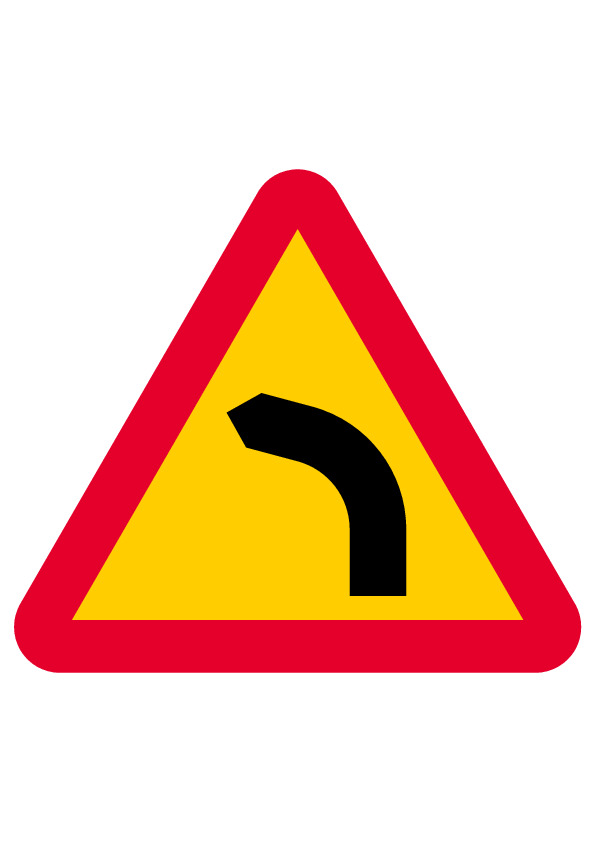
#> input picture src/perception/scripts/dd2419_traffic_sign_pdfs/dangerous_left.jpg, 595 x 842 px; its folder holds 4 pictures in this run
$ python precompute_canonical_features.py
#> lines starting #> are read from the running program, lines starting #| are printed output that depends on the picture
import os
import pickle
import cv2 as cv
import matplotlib.pyplot as plt

SCALING_FACTOR = 0.3333
DRONE_IMAGE_RATIO = (640, 480)
MY_PATH = os.path.abspath(os.path.dirname(__file__))

def image_preprocessing(img_path):
    img = cv.imread(img_path)
#> img is the input picture: shape (842, 595, 3); mean B, G, R 175.5, 198.5, 243.1
    img = cv.cvtColor(img, cv.COLOR_BGR2GRAY)
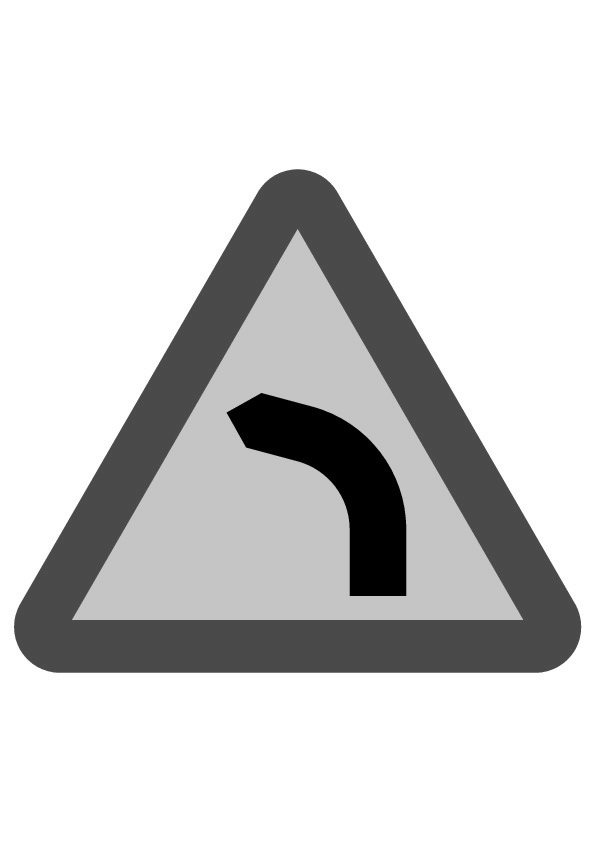
#> img: shape (842, 595); min 0, max 255, mean 209.3

    # Resizeing images
    dsize = (int(round(DRONE_IMAGE_RATIO[0] * SCALING_FACTOR)), int(round(DRONE_IMAGE_RATIO[1] * SCALING_FACTOR)))
    img = cv.resize(img, dsize, interpolation=cv.INTER_AREA)
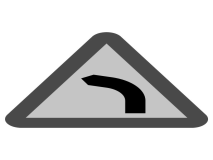
#> img: shape (160, 213); min 0, max 255, mean 209.3

    # Filename
    label = img_path.split('/')[-1][:-4]

    return label, img

def feature_detection(img):
    # ---------- SIFT ----------
    # Initiate SIFT detector
    sift = cv.xfeatures2d.SIFT_create()

    # find the keypoints and descriptors with SIFT
    kp_sift, des_sift = sift.detectAndCompute(img, None)
    sift_data = [(p.pt, p.size, p.angle, p.response, p.octave,
                  p.class_id, d) for p, d in zip(kp_sift, des_sift)]

    # ---------- ORB ----------
    # Initiate ORB detector
    orb = cv.ORB_create() # 500, 1.2, 8, 31, 0, 2

    # find the keypoints and descriptors with SIFT
    kp_orb, des_orb = orb.detectAndCompute(img, None)
    orb_data = [(p.pt, p.size, p.angle, p.response, p.octave,
                p.class_id, d) for p, d in zip(kp_orb, des_orb)]


    # ---------- SURF ----------
    # Initiate SURF detector
    surf = cv.xfeatures2d.SURF_create()

    # find the keypoints and descriptors with SIFT
    kp_surf, des_surf = surf.detectAndCompute(img, None)
    surf_data = [(p.pt, p.size, p.angle, p.response, p.octave,
                p.class_id, d) for p, d in zip(kp_surf, des_surf)]


    # # ---------- BRIEF ----------
    # star = cv.xfeatures2d.StarDetector_create()
    # brief = cv.xfeatures2d.BriefDescriptorExtractor_create()

    # # find the keypoints with STAR
    # kp_brief = star.detect(img, None)

    # # compute the descriptors with BRIEF
    # kp_brief, des_brief = brief.compute(img, kp_brief)
    # if len(kp_brief) != 0: # BRIEF SOMETIMES BAD WATCH OUT WHEN USING
    #     brief_data = [(p.pt, p.size, p.angle, p.response, p.octave,
    #                 p.class_id, d) for p, d in zip(kp_brief, des_brief)]
    # else:
    #     brief_data = None

    keypoints = {
        'IMAGE': img,
        'CENTER': (img.shape[0] / 2, img.shape[1] / 2),
        'SIFT': sift_data, #{'kp': kp_sift, 'des': des_sift},
        'SURF': surf_data, #{'kp': kp_surf, 'des': des_surf},
        'ORB': orb_data #{'kp': kp_orb, 'des': des_orb},
        #'BRIEF': brief_data, #{'kp': kp_brief, 'des': des_brief}
    }

    return keypoints


def main():
    # Getting image paths and removing non-canonical images
    path_to_signs = MY_PATH + '/dd2419_traffic_sign_pdfs'
    _, _, filenames = next(os.walk(path_to_signs))
    filenames = [path_to_signs + '/' + x for x in filenames if not any(c.isdigit() for c in x)]

    signs = {}
    for filename in filenames:
        label, img = image_preprocessing(filename)
#> label = 'dangerous_left'
        signs[label] = img
#> pass 2 of the loop in main, `for filename in filenames:`:
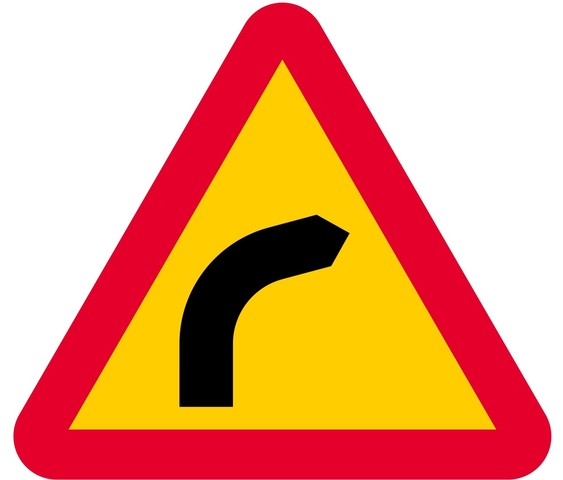
#> input picture src/perception/scripts/dd2419_traffic_sign_pdfs/dangerous_right.jpg, 563 x 480 px
#> in image_preprocessing, img is the input picture: shape (480, 563, 3); mean B, G, R 122.9, 161, 234.7
#> in image_preprocessing (call 2), `img = cv.cvtColor(img, cv.COLOR_BGR2GRAY)`:
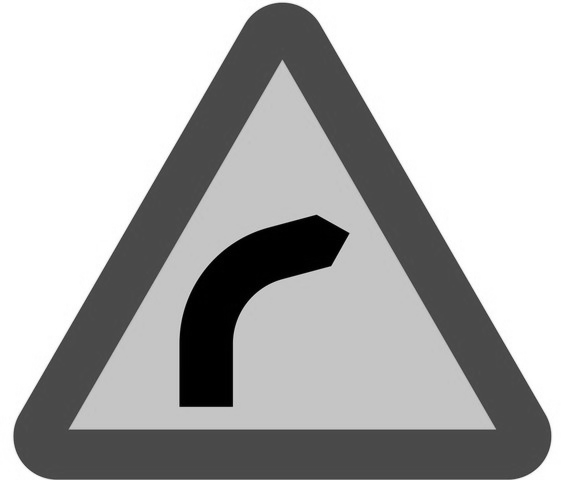
#> img: shape (480, 563); min 0, max 255, mean 178.7
#> in image_preprocessing (call 2), `img = cv.resize(img, dsize, interpolation=cv.INTER_AREA)`:
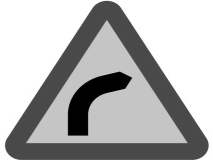
#> img: shape (160, 213); min 0, max 255, mean 178.7
#> in main, `label, img = image_preprocessing(filename)`: label = 'dangerous_right'
#> pass 3 of the loop in main, `for filename in filenames:`:
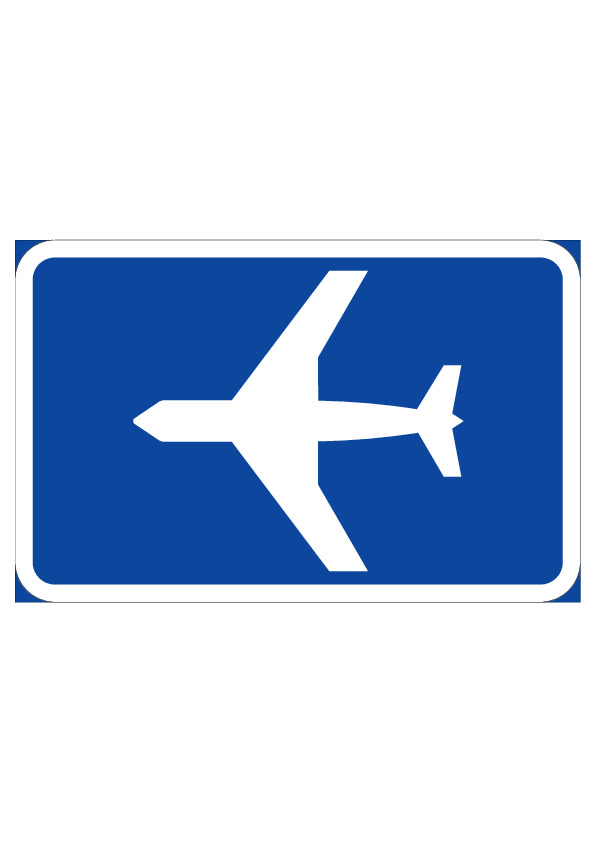
#> input picture src/perception/scripts/dd2419_traffic_sign_pdfs/airport.jpg, 595 x 842 px
#> in image_preprocessing, img is the input picture: shape (842, 595, 3); mean B, G, R 225.8, 200.5, 183.8
#> in image_preprocessing (call 3), `img = cv.cvtColor(img, cv.COLOR_BGR2GRAY)`:
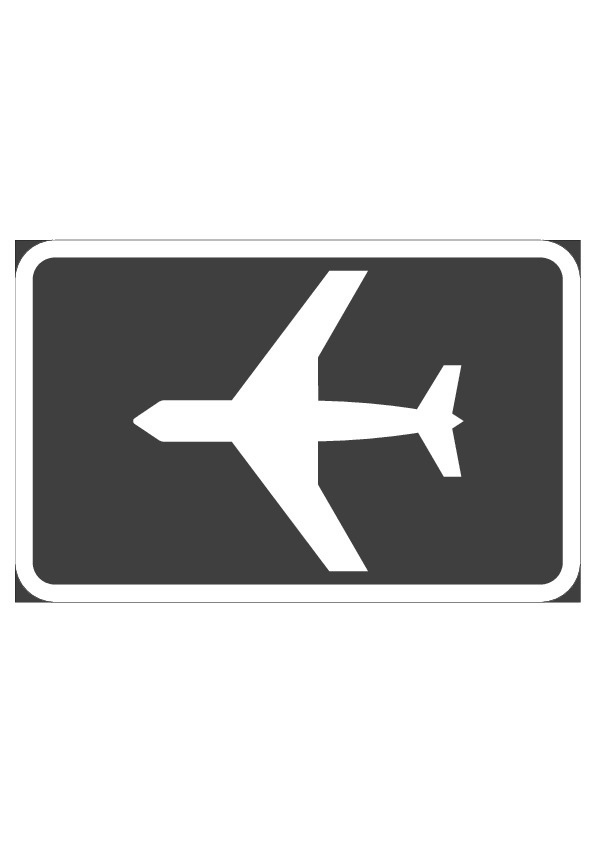
#> img: shape (842, 595); min 36, max 255, mean 198.4
#> in image_preprocessing (call 3), `img = cv.resize(img, dsize, interpolation=cv.INTER_AREA)`:
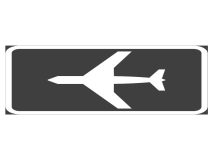
#> img: shape (160, 213); min 62, max 255, mean 198.4
#> in main, `label, img = image_preprocessing(filename)`: label = 'airport'


    detected_features = {}
    for label, image in signs.items():
        detected_features[label] = feature_detection(image)
#> this loop made 1 pass
#> label on pass 1: 'dangerous_left'
#> after the loop, detected_features = 0 items

    # Pickling and dumping
    pickle_file = "features.pickle"
    with open(MY_PATH + '/' + pickle_file, 'wb') as handle:
        pickle.dump(detected_features, handle, protocol=pickle.HIGHEST_PROTOCOL)

    return 0

if __name__ == "__main__":
#> (the run stopped early here; a loop or call above may not have finished)
